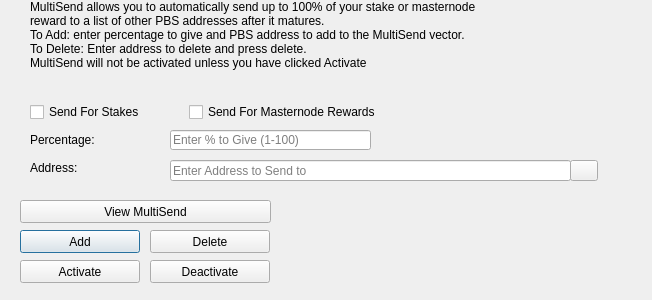
<?xml version="1.0" encoding="UTF-8"?>
<ui version="4.0">
 <class>MultiSendDialog</class>
 <widget class="QDialog" name="MultiSendDialog">
  <property name="windowModality">
   <enum>Qt::NonModal</enum>
  </property>
  <property name="geometry">
   <rect>
    <x>0</x>
    <y>0</y>
    <width>652</width>
    <height>300</height>
   </rect>
  </property>
  <property name="windowTitle">
   <string>MultiSend</string>
  </property>
  <widget class="QLineEdit" name="multiSendPercentEdit">
   <property name="geometry">
    <rect>
     <x>170</x>
     <y>130</y>
     <width>201</width>
     <height>20</height>
    </rect>
   </property>
   <property name="toolTip">
    <string>Enter whole numbers 1 - 100</string>
   </property>
   <property name="placeholderText">
    <string>Enter % to Give (1-100)</string>
   </property>
  </widget>
  <widget class="QLineEdit" name="multiSendAddressEdit">
   <property name="geometry">
    <rect>
     <x>170</x>
     <y>160</y>
     <width>401</width>
     <height>21</height>
    </rect>
   </property>
   <property name="toolTip">
    <string/>
   </property>
   <property name="placeholderText">
    <string>Enter Address to Send to</string>
   </property>
  </widget>
  <widget class="QLabel" name="label_2">
   <property name="geometry">
    <rect>
     <x>30</x>
     <y>0</y>
     <width>451</width>
     <height>121</height>
    </rect>
   </property>
   <property name="lineWidth">
    <number>1</number>
   </property>
   <property name="text">
    <string>MultiSend allows you to automatically send up to 100% of your stake or masternode reward to a list of other PBS addresses after it matures.
To Add: enter percentage to give and PBS address to add to the MultiSend vector.
To Delete: Enter address to delete and press delete.
MultiSend will not be activated unless you have clicked Activate</string>
   </property>
   <property name="alignment">
    <set>Qt::AlignLeading|Qt::AlignLeft|Qt::AlignTop</set>
   </property>
   <property name="wordWrap">
    <bool>true</bool>
   </property>
  </widget>
  <widget class="QLabel" name="message">
   <property name="geometry">
    <rect>
     <x>290</x>
     <y>200</y>
     <width>351</width>
     <height>91</height>
    </rect>
   </property>
   <property name="text">
    <string/>
   </property>
  </widget>
  <widget class="QPushButton" name="addButton">
   <property name="geometry">
    <rect>
     <x>20</x>
     <y>230</y>
     <width>120</width>
     <height>23</height>
    </rect>
   </property>
   <property name="toolTip">
    <string/>
   </property>
   <property name="statusTip">
    <string>Add to MultiSend Vector</string>
   </property>
   <property name="text">
    <string>Add</string>
   </property>
  </widget>
  <widget class="QPushButton" name="disableButton">
   <property name="geometry">
    <rect>
     <x>150</x>
     <y>260</y>
     <width>120</width>
     <height>23</height>
    </rect>
   </property>
   <property name="statusTip">
    <string>Deactivate MultiSend</string>
   </property>
   <property name="text">
    <string>Deactivate</string>
   </property>
  </widget>
  <widget class="QPushButton" name="addressBookButton">
   <property name="geometry">
    <rect>
     <x>570</x>
     <y>160</y>
     <width>28</width>
     <height>21</height>
    </rect>
   </property>
   <property name="toolTip">
    <string>Choose an address from the address book</string>
   </property>
   <property name="text">
    <string/>
   </property>
   <property name="icon">
    <iconset resource="../pbs.qrc">
     <normaloff>:/icons/address-book</normaloff>:/icons/address-book</iconset>
   </property>
   <property name="shortcut">
    <string>Alt+A</string>
   </property>
   <property name="autoDefault">
    <bool>false</bool>
   </property>
  </widget>
  <widget class="QLabel" name="label">
   <property name="geometry">
    <rect>
     <x>30</x>
     <y>130</y>
     <width>121</width>
     <height>20</height>
    </rect>
   </property>
   <property name="toolTip">
    <string>Percentage of stake to send</string>
   </property>
   <property name="text">
    <string>Percentage:</string>
   </property>
  </widget>
  <widget class="QLabel" name="label_5">
   <property name="geometry">
    <rect>
     <x>30</x>
     <y>160</y>
     <width>111</width>
     <height>16</height>
    </rect>
   </property>
   <property name="toolTip">
    <string>Address to send portion of stake to</string>
   </property>
   <property name="text">
    <string>Address:</string>
   </property>
  </widget>
  <widget class="QPushButton" name="deleteButton">
   <property name="geometry">
    <rect>
     <x>150</x>
     <y>230</y>
     <width>120</width>
     <height>23</height>
    </rect>
   </property>
   <property name="toolTip">
    <string/>
   </property>
   <property name="statusTip">
    <string>Delete Address From MultiSend Vector</string>
   </property>
   <property name="text">
    <string>Delete</string>
   </property>
  </widget>
  <widget class="QPushButton" name="activateButton">
   <property name="geometry">
    <rect>
     <x>20</x>
     <y>260</y>
     <width>120</width>
     <height>23</height>
    </rect>
   </property>
   <property name="statusTip">
    <string>Activate MultiSend</string>
   </property>
   <property name="text">
    <string>Activate</string>
   </property>
  </widget>
  <widget class="QPushButton" name="viewButton">
   <property name="geometry">
    <rect>
     <x>20</x>
     <y>200</y>
     <width>251</width>
     <height>23</height>
    </rect>
   </property>
   <property name="toolTip">
    <string/>
   </property>
   <property name="statusTip">
    <string>View MultiSend Vector</string>
   </property>
   <property name="text">
    <string>View MultiSend</string>
   </property>
  </widget>
  <widget class="QWidget" name="horizontalLayoutWidget">
   <property name="geometry">
    <rect>
     <x>30</x>
     <y>100</y>
     <width>351</width>
     <height>24</height>
    </rect>
   </property>
   <layout class="QHBoxLayout" name="horizontalLayout">
    <item>
     <widget class="QCheckBox" name="multiSendStakeCheckBox">
      <property name="text">
       <string>Send For Stakes</string>
      </property>
     </widget>
    </item>
    <item>
     <widget class="QCheckBox" name="multiSendMasternodeCheckBox">
      <property name="text">
       <string>Send For Masternode Rewards</string>
      </property>
     </widget>
    </item>
   </layout>
  </widget>
 </widget>
 <resources>
  <include location="../pbs.qrc"/>
 </resources>
 <connections/>
</ui>
